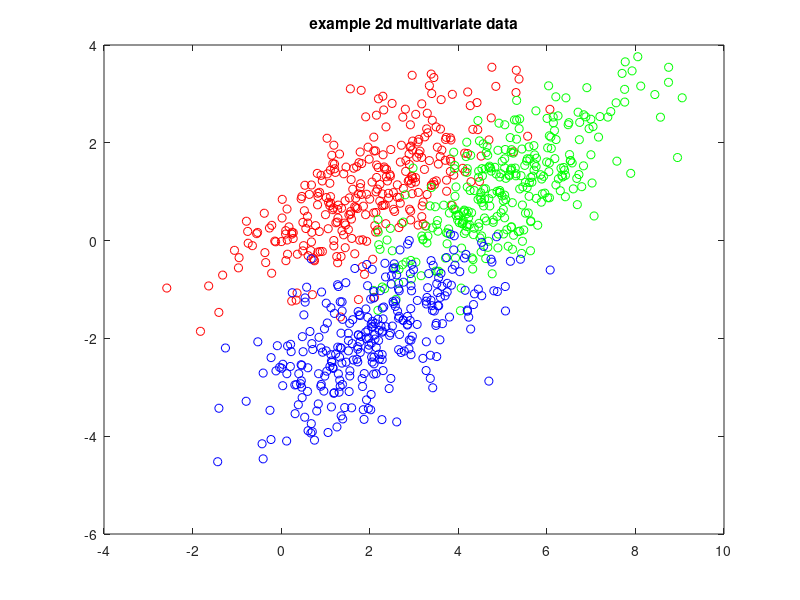
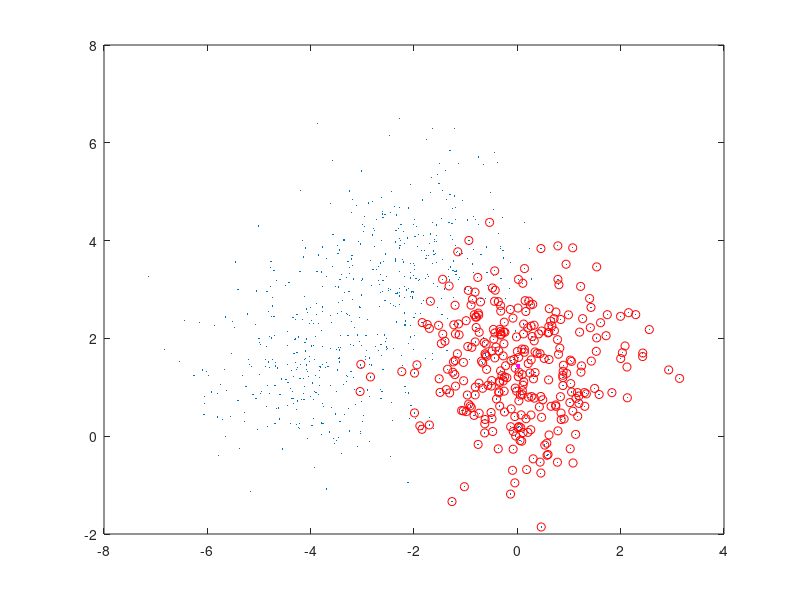

These charts were generated, in order, by the following MATLAB code: (Note: this script raises an error after producing the figures.)
%% Cononical Linear Discrimination Analysis
%  Notes derived after Flury, Chapter 7
%
%  Code modified in places from 
%       Schiff SJ, Sauer T, Kumar R, Weinstein SL. 
%       Neuronal spatiotemporal pattern discrimination: the dynamical evolution of seizures. 
%       Neuroimage. 2005 Dec;28(4):1043-55. PMID: 16198127
%
%  Recall from Flurry that
%  we have k groups, X, and measurements Yi which each have p dimensions  
%  Then we can estimate that each group has 
%     mean            mu_j  = E[Y|X=j]
%     cov            psi_j = E[(Y-mu_j)(Y-mu_j)' | X=j]
%     prior prob      pi_j = E[X=j]
%
%  then mixture distribution will have 
%     mean            mu_bar = sum(pi_j*mu_j)
%     cov            psi_bar = sum(pi_j*psi_j) + ...
%                              sum(pi_j*(mu_j-mu_bar)(mu_j-mu_bar)')
%  But we can rewrite as
%                    psi_bar = psi_within + psi_between
%                            = psi_w + psi_b
%
%
%  we want to find a (or set of) linear combinations Z=a'Y that maximizes
%  the ratio of the full variance to the in-group variance:
%            Ratio(a) = Var[a'Y]/Var[a'Y|X=j]
%
%  if we make the assumption that psi_j=psi_w (all have about the same variance)
%  then
%            Ratio(a) = 1 + (a'*psi_b*a)/(a'*psi_w*a)
%                     = 1 + r(a)
%
%  We then use simultaneous decomposition for 2 positive-definite matrices
%           psi_w = H*H'
%           psi_b = H*Lam*H'
%
%           Lam is a (p x p) diagonal matrix with m non-zero 
%           entries lam_i.  m is the rank of psi_b
%
%  We arrange the columns of H so that lam_1>= lam_2...>=0
%
%  Now we see that 
%
%  r(a) = (a'*H*Lam*H'*a)/(a'*H*H*a)
%       = b'*Lam*b / b'b
%
%                        b = H'a
%  b is a vector, so 
%  we're free to choose a proportionality constant, so normalize
%                        b'b = 1
%  so
%      r(a) = b'*Lam*b
%
%  Now comes the tricky part.  We want to maximize 
%      r(a) = b'*Lam*b 
%           = sum(lam_i*b_i^2)
%  but we ordered lam_i, so lam_i<=lam_1
%      r(a)<=lam_1*sum(b_i^2)
%      r(a)<=lam_1
%
%  so r(a) is maximal for for b=(1,0...)'=e1
%  following backward
%  
%  H'a = b
%    a = b*(H')^-1
%  define
%            Gam = (H')^-1 = (gam_1,gam_2,...)
%  then for 
%            b=e1
%  a = gam_1
%
%  and our First Canonical Variate is
%  Z1 = gam_1'*Y
%
%  we can continue this process to find additional linear combination that
%  also maximize the difference subject to the constraint that they add
%  additional information, or are uncorrelated with the existing linear
%  combinations.
%  technically, we write that we want to find additional linear
%  combinations Z_n = a_n'Y
%  that maximize
%               r(a_n)=(a_n'*psi_b*a_n)/(a_n'*psi_w*a_n)
%  subject to the constraints that
%                 a_n'*psi_w*a_q = 0  for q<n
%  This constraint can be rewritten from psi_w=H*H'
%                 a_n'*H*H'*a_q = 0
%                      b'*H'*a_q = 0
%
%
%  if you follow the above steps to find a_2, and recognize that 
%   a_1 = gam_1
%   H'*a_1 = e1
%  then above, where we maximized r(a_n) = sum(lam_i*b_i^2)
%  the constraint says that 
%                           b'*e1 = 0, or b_1 = 0
%  then the inequality must translate to
%   r(a_n)<lam_2*sum(b_i^2)=lam_2
%  which is satified with 
%                        b_2 = e2 
%  and
%  Z2 = gam_2'*Y
%  and by extension
%  Zn = gam_n'*Y
%
%  We can find m canonical uncorrelated discriminant functions
%  and all differences in location among the k groups are contained in 
%  m<=p variables Z1..Zm
%  m<= min(p,k-1)
%  where k= number of groups and p is the number of dimensions measured
%
%  Algorithmically, to classify a point, you do the following steps
%  I) Extract the classifiers
%    1) find (estimate) the mean, covariance, prior probability of all groups
%    2) find the within and between variances
%    3) co-diagonalize the matrices to get H and Lam
%    4) invert Gam = inv(H'), extract the m<=min(p,k-1) nonzero vectors.   These are our a_n
%    5) create a linear transformation matrix A = [a_1; a_2; a_3]  
%      (p x m) with nth row filled with vector a_n'

%  II) To classify a point y
%    1) compute the k mutual vector distances of the point from the group means:
%        d_j = y-mu_j
%    2) transform these vectors into a space spanned by a_n
%    3) compute the length of these new vector
%    4) classify with the smallest of these
%
%% first make a dummy function
% this allows us to include the standard functions at the end here
function cow = cows()
cow = 0;
%%  Create some data
%   here we use multivariate normal distributed data, 3 groups, in 2
%   dimensions each generated with the same covariance
mu = [2 1; 5 1; 2 -2];
sig = [2 1; 1 1];
Nper = 300;
y1 = mvnrnd(mu(1,:),sig,Nper);
y2 = mvnrnd(mu(2,:),sig,Nper);
y3 = mvnrnd(mu(3,:),sig,Nper);
figure; 
plot(y1(:,1),y1(:,2),'ro',...
     y2(:,1),y2(:,2),'go',...
     y3(:,1),y3(:,2),'bo');
title('example 2d multivariate data');
%% Group all data together in a common array
%
Y = [y1; y2; y3];
Groups = squeeze([ones(size(y1,1),1)' 2*ones(size(y2,1),1)' 3*ones(size(y3,1),1)']);
GroupLabels = [1 2 3];
%
%%  Compute the means and covariances
%
% make space
p = size(Y,2);
k = length(GroupLabels);
N_j = zeros(k,1);
mu_j = zeros(k,p);
psi_j = zeros(k,p,p);
psi_w = zeros(p,p);
NTot = size(Y,1);
psi_bar = cov(Y,1);
%
for j=1:k
    GroupIndex = find(Groups==GroupLabels(j));
    N = length(GroupIndex);
    N_j(j) = N;
    mu_j(j,:) = mean(Y(GroupIndex,:));
    psi_j(j,:,:) = cov(Y(GroupIndex,:),1);  % normalizes by N not N-1
    psi_w = psi_w + (N/NTot)*squeeze(psi_j(j,:,:));
end
psi_b = psi_bar - psi_w;
%  now do the simultaneous diagonalization
[H, lambda] = simdiag2(psi_w, psi_b) ; %HERE IS WHERE SVD APPLIED IN SUBROUTINE
Gam = inv(H');
% now figure out how many useful dimensions
% recall m = min(k-1,p);
m = min(p,k-1);
%
Gam1 = Gam(:,1:m);
%
%% Now try classifying
% 
Dists = zeros(NTot,k);
Z = Y*Gam1;
Zmu_j = mu_j*Gam1;
class = zeros(NTot,1);
%
for i=1:NTot
    for j=1:k
        r = Z(i,:) - Zmu_j(j,:);
        Dists(i,j) = sum(r.*r);
    end;
    [minr,I] = min(Dists(i,:));
    class(i) = I;
end
figure;

plot(Z(:,1),Z(:,2),'.','MarkerSize',1); hold;
Symb = {'ro' ; 'go' ; 'bo'};
for j=1:k
    GroupIndex = find(Groups==GroupLabels(j));
    WrongIndex = find(class(GroupIndex)~=j);
    plot(Z(GroupIndex,1),Z(GroupIndex,2),Symb{j});
    plot(Zmu_j(j,1),Zmu_j(j,2),'m.','MarkerSize',10);
    plot(Z(WrongIndex,1),Z(WrongIndex,2),'X','MarkerSize',8);
end
%
%% now estimate how many correct
%
NWrong = 0;
for j=1:k
    GroupIndex = find(Groups==GroupLabels(j));
    NWrong = NWrong + sum(class(GroupIndex)~=j);
end
MissClassificationRate = NWrong/NTot;
message = sprintf('Missclassification rate = %g', MissClassificationRate);
disp(message);
%% now test the function versions
%
cLDA =  CanonicalLDA(Y,Groups,GroupLabels);
classLDA = CanonicalLDAClassify(Y,cLDA);
%
plot(classLDA.Z(:,1),classLDA.Z(:,2),'.','MarkerSize',1); hold;
Symb = {'ro' ; 'go' ; 'bo'};
for j=1:cLDA.k
    GroupIndex = find(Groups==GroupLabels(j));
    WrongIndex = find(classLDA.Group(GroupIndex)~=j);
    plot(classLDA.Z(GroupIndex,1),classLDA.Z(GroupIndex,2),Symb{j});
    plot(cLDA.Zmu_j(j,1),cLDA.Zmu_j(j,2),'m.','MarkerSize',10);
    plot(classLDA.Z(WrongIndex,1),classLDA.Z(WrongIndex,2),'X','MarkerSize',8);
end
%    
%% now include the routines


%% procedure SIMDIAG2 - MODIFIED VERSION WITH SVD
%Tim Sauer and Steven Schiff 2003-2005
function [H, lambda] = simdiag2(W, A) ;
%%%%%%%%TIM'S VERSION %%%%%%%%%%%%%%%%%%%
[u1,s1,v1]=svd(W);
% then the sqrt of W is g
g=u1*sqrt(s1)*u1';
ginv=pinv(g); 
[u2,s2,v2]=svd(ginv*A*ginv); 
H=g*u2;  
gamma=ginv*u2;
lambda = diag(s2);
%%%%%%%%%%%%%%%%%%%%%%%%%%%%%%%%%%%%%%%%%
%
%% function cLDA = CanonicalLDA(Y,Groups,GroupLabels)
% canonical linear discrimination analysis
%
% Bruce J. Gluckman
% 3/09
%
% Modeled after Flurry, chapter 7
% some coding follows 
%       Schiff SJ, Sauer T, Kumar R, Weinstein SL. 
%       Neuronal spatiotemporal pattern discrimination: the dynamical evolution of seizures. 
%       Neuroimage. 2005 Dec;28(4):1043-55. PMID: 16198127
%
function classLDA = CanonicalLDAClassify(Y,cLDA)
%  input has the elements
%         cLDA.p        = dimensional size of a measured data value
%         cLDA.k    	= number of groups
%         cLDA.mu_j     = (estimated) group mean
%         cLDA.psi_j    = (estimated) group covariance
%         cLDA.psi_w    = within group covariance
%         cLDA.psi_bar  = total covariance
%         cLDA.psi_b    = between covariance
%         cLDA.m        = number of classifier vectors
%         cLDA.Gam1     = classifier rotation matrix
%         cLDA.Zmu_j    = centers of each group
%         cLDA.MissClassificationRate
% output has the elements
%         classLDA.Group= classified group
%         classLDA.Z    = data positions in transformed coordinates

Dists = zeros(cLDA.k,1);
classLDA.Z = Y*cLDA.Gam1;
NTot = size(Y,1);
classLDA.Group = zeros(NTot,1);
%
for i=1:NTot
    for j=1:cLDA.k
        r = classLDA.Z(i,:) - cLDA.Zmu_j(j,:);
        Dists(j) = sum(r.*r);
    end;
    [minr,I] = min(Dists);
    classLDA.Group(i) = squeeze(I);
end
%
%
%%%%%%%%%%%%%%%%%%%%%%%%%%%%%%%%%%%%%%%%%%%%%%%%%%%%%%%
%% function cLDA = CanonicalLDA(Y,Groups,GroupLabels)
% canonical linear discrimination analysis
%
% Bruce J. Gluckman
% 3/09
%
% Modeled after Flurry, chapter 7
% some coding follows 
%       Schiff SJ, Sauer T, Kumar R, Weinstein SL. 
%       Neuronal spatiotemporal pattern discrimination: the dynamical evolution of seizures. 
%       Neuroimage. 2005 Dec;28(4):1043-55. PMID: 16198127
%
function cLDA = CanonicalLDA(Y,Groups,GroupLabels)
%  Output has the elements
%         cLDA.p        = dimensional size of a measured data value
%         cLDA.k    	= number of groups
%         cLDA.mu_j     = (estimated) group mean
%         cLDA.psi_j    = (estimated) group covariance
%         cLDA.psi_w    = within group covariance
%         cLDA.psi_bar  = total covariance
%         cLDA.psi_b    = between covariance
%         cLDA.m        = number of classifier vectors
%         cLDA.Gam1     = classifier rotation matrix
%         cLDA.Zmu_j    = centers of each group

%
cLDA.p = size(Y,2);
cLDA.k = length(GroupLabels);
N_j = zeros(cLDA.k,1);
cLDA.mu_j = zeros(cLDA.k,cLDA.p);
cLDA.psi_j = zeros(cLDA.k,cLDA.p,cLDA.p);
cLDA.psi_w = zeros(cLDA.p,cLDA.p);
NTot = size(Y,1);
cLDA.psi_bar = cov(Y,1);
%
for j=1:cLDA.k
    GroupIndex = find(Groups==GroupLabels(j));
    N = length(GroupIndex);
    N_j(j) = N;
    cLDA.mu_j(j,:) = mean(Y(GroupIndex,:));
    cLDA.psi_j(j,:,:) = cov(Y(GroupIndex,:),1);  % normalizes by N not N-1
    cLDA.psi_w = cLDA.psi_w + (N/NTot)*squeeze(cLDA.psi_j(j,:,:));
end
cLDA.psi_b = cLDA.psi_bar - cLDA.psi_w;
%  now do the simultaneous diagonalization
[H, lambda] = simdiag2(cLDA.psi_w, cLDA.psi_b) ; %HERE IS WHERE SVD APPLIED IN SUBROUTINE
Gam = inv(H');
% now figure out how many useful dimensions
% recall m = min(k-1,p);
cLDA.m = min(cLDA.p,cLDA.k-1);
%
cLDA.Gam1 = Gam(:,1:cLDA.m);
%
%% Now try classifying
% 
Dists = zeros(NTot,cLDA.k);
Z = Y*cLDA.Gam1;
cLDA.Zmu_j = cLDA.mu_j*cLDA.Gam1;
class = zeros(NTot,1);
%
for i=1:NTot
    for j=1:cLDA.k
        r = Z(i,:) - cLDA.Zmu_j(j,:);
        Dists(i,j) = sum(r.*r);
    end;
    [minr,I] = min(Dists(i,:));
    class(i) = I;
end
%% now estimate how many correct
%
NWrong = 0;
for j=1:cLDA.k
    GroupIndex = find(Groups==GroupLabels(j));
    NWrong = NWrong + sum(class(GroupIndex)~=j);
end
cLDA.MissClassificationRate = NWrong/NTot;
% message = sprintf('Missclassification rate = %g', cLDA.MissClassificationRate);
% disp(message);






